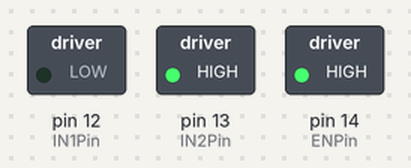
The sketch below on a simulated Arduino Uno, built with avr-gcc and run on an emulated ATmega328P. Shown: switched loads named in the sketch (green lamp = pin HIGH).

Above: at 0.1 s.
Timing chart, 0 to 1.6 s (numbered marks = the images above):
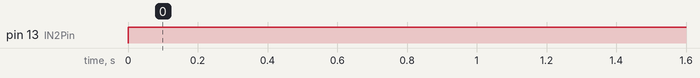

The sketch:

DC_Motor.ino
```cpp
// 3번과 4번 핀은 모터 제어에 관한 핀
int IN1Pin = 12;
int IN2Pin = 13;

// 5번핀은 모터의 힘을 설정해주는 핀
int ENPin = 14;

void setup() {
  pinMode(IN1Pin, OUTPUT);
  pinMode(IN2Pin, OUTPUT); // 3, 4번 제어핀들은 핀모드를 출력은로 설정
  analogWrite(ENPin, 150); //5번 핀에 255의 최대 힘을 설정한다.
}

void loop() {
  // //Go : 핀 3, 핀 4 에 신호를 다르게 하면 전진
  // digitalWrite(IN1Pin, HIGH);
  // digitalWrite(IN2Pin, LOW);
  // delay(5000);//5sec

  // //Back : 핀 3, 핀 4 에 신호를 다르게 하면 후진
  // digitalWrite(IN1Pin, LOW);
  // digitalWrite(IN2Pin, HIGH);
  // delay(5000);//5sec

  // //Brake (Stop) 핀 3, 4에 똑같이 High를 주거나 Low을 주면 은 멈춘다.
  // digitalWrite(IN1Pin, HIGH);
  // digitalWrite(IN2Pin, HIGH);
  // delay(5000);//1sec

    //Back : 핀 3, 핀 4 에 신호를 다르게 하면 후진
  digitalWrite(IN1Pin, LOW);
  digitalWrite(IN2Pin, HIGH);
  delay(5000);//5sec
}
```

Measured:
- by itself, pin 13 (IN2Pin): LOW → HIGH at 0.00 s
